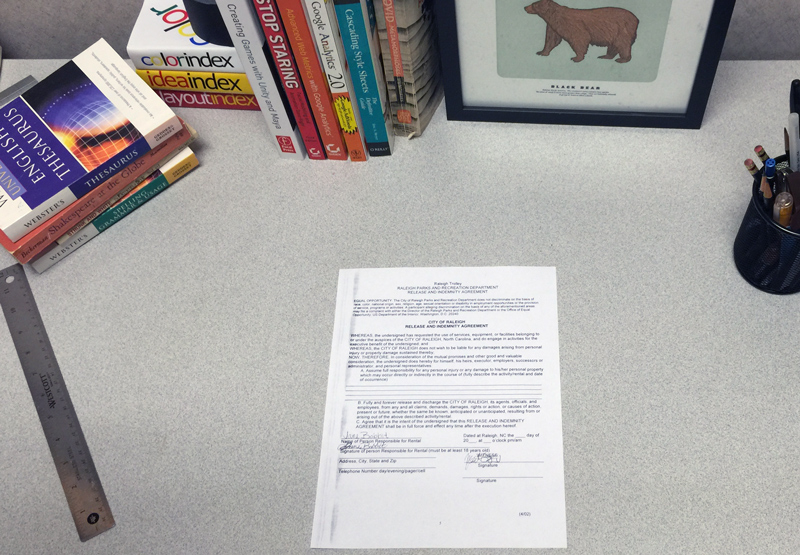
#> input picture 3_Document_Scanner/test_images/img_1.jpg, 800 x 555 px
$ python scanner.py --image test_images/img_1.jpg
#> lines starting #> are read from the running program, lines starting #| are printed output that depends on the picture; after the words box and inside, x2 and y2 are one past the last pixel; in counts of white or black regions, pixels touching at a corner belong together
from pyimagesearch.transform import four_point_transform
from skimage.filters import threshold_local
import numpy as np
import argparse
import cv2
import imutils

# construct the argument parser and parse the arguments
ap = argparse.ArgumentParser()
ap.add_argument("-i", "--image", required = True, help = "Path to the image to be scanned")

args = vars(ap.parse_args())

# load the image and compute the ratio of the old height to the new height, clone it, and resize it
image = cv2.imread(args["image"])
#> image is the input picture: shape (555, 800, 3); mean B, G, R 164.8, 165.4, 168.3
ratio = image.shape[0] / 500.0          # We keep a note of the ratio to later perform scan on original image rather than resized image
#> ratio = 1.11
orig = image.copy()
image = imutils.resize(image, height = 500)
#> image: shape (500, 720, 3)

# convert the image to grayscale, blur it, and find edges in the image
gray = cv2.cvtColor(image, cv2.COLOR_BGR2GRAY)
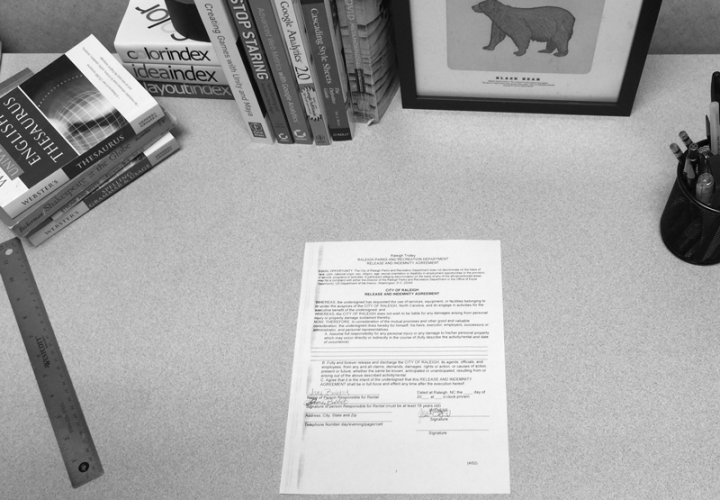
#> gray: shape (500, 720); min 3, max 251, mean 166.2
gray = cv2.GaussianBlur(gray, (3, 3), 0)
edged = cv2.Canny(gray, 70, 220)
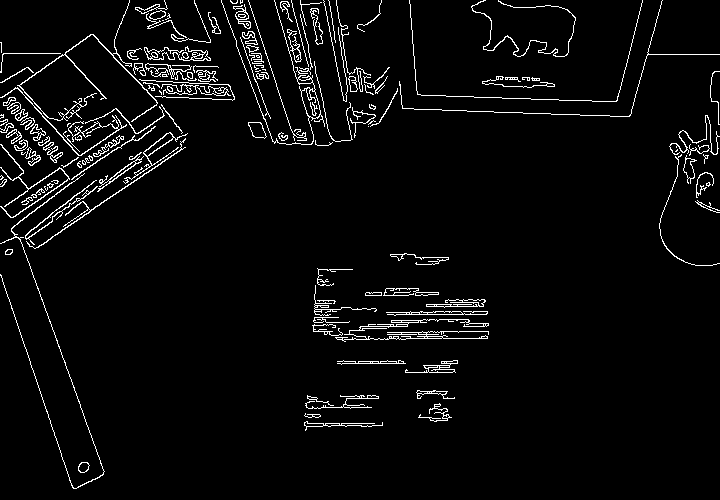
#> edged: shape (500, 720); 4.1% white in thin lines or dots

# show the original image and the edge detected image
print("STEP 1: Edge Detection")
cv2.imshow("Image", image)
cv2.imshow("Edged", edged)
cv2.waitKey(0)
cv2.destroyAllWindows()

# Assumption: largest contour in the image with exactly four points is our piece of paper to be scanned
# Reasonable because the scanner app simply assumes that the document you want to scan is the main focus of our image.

# find the contours in the edged image, keeping only the largest ones, and initialize the screen contour
cnts = cv2.findContours(edged.copy(), cv2.RETR_LIST, cv2.CHAIN_APPROX_SIMPLE)
#> cnts = 299 contours, 179 with area under 20; largest, box (x1, y1, x2, y2) and area: (221, 0, 325, 145) 578, (301, 88, 321, 119) 346, (123, 132, 188, 184) 263, (17, 0, 158, 122) 231, (335, 319, 489, 342) 230
cnts = imutils.grab_contours(cnts)
cnts = sorted(cnts, key = cv2.contourArea, reverse = True)[:5]  # Store the 6 largest contours by area
#> cnts = 5 contours; box (x1, y1, x2, y2) and area: (221, 0, 325, 145) 578, (301, 88, 321, 119) 346, (123, 132, 188, 184) 263, (17, 0, 158, 122) 231, (335, 319, 489, 342) 230

# loop over the contours
for c in cnts:
	# approximate the contour
	peri = cv2.arcLength(c, True)
	approx = cv2.approxPolyDP(c, 0.02 * peri, True)

    # if our approximated contour has four points, then we can assume that we have found our screen
	if len(approx) == 4:
		screenCnt = approx
		break
#> this loop made 5 passes
#> peri on passes 1 to 4: 1063, 122.3, 344.9, 1161.5
#> (peri, approx) on pass 5: (1319.6, [[488, 323], [335, 337]])

# show the contour (outline) of the piece of paper
print("STEP 2: Find contours of paper")
#> (the run stopped early here; a loop or call above may not have finished)
